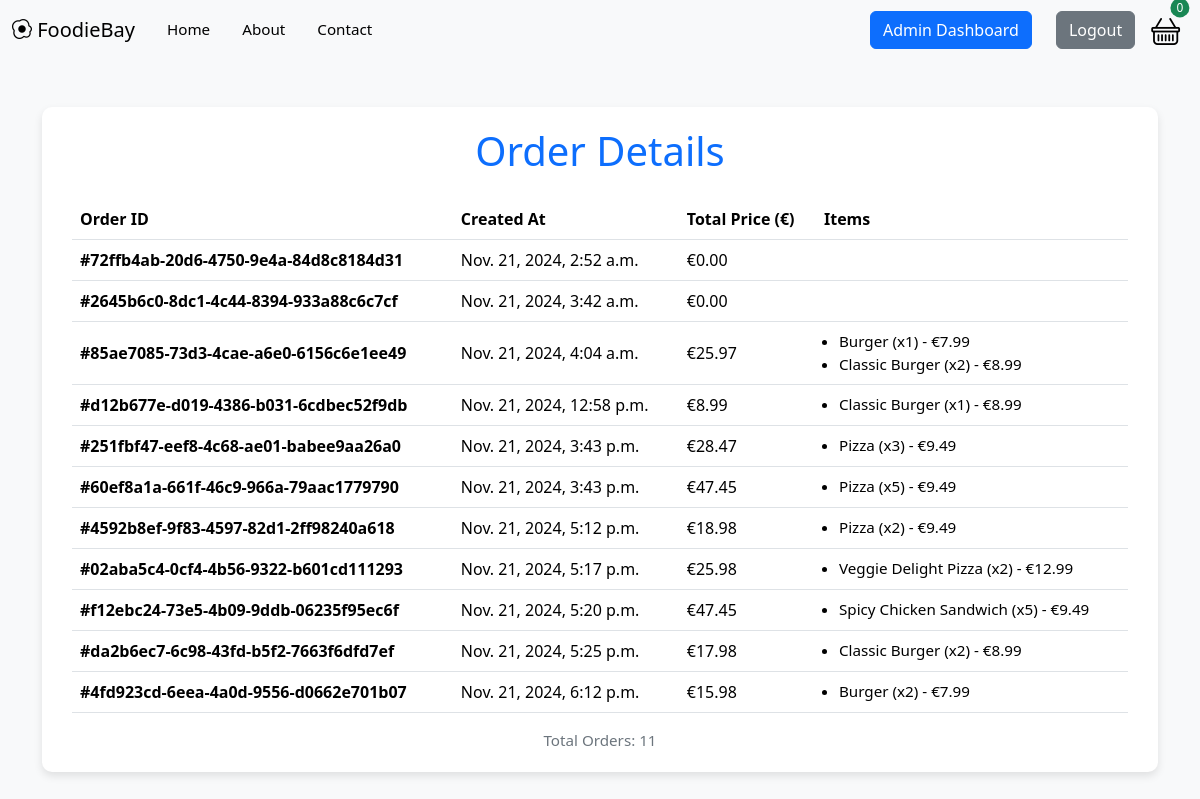
The app's page /order-details/ (signed in), older data.
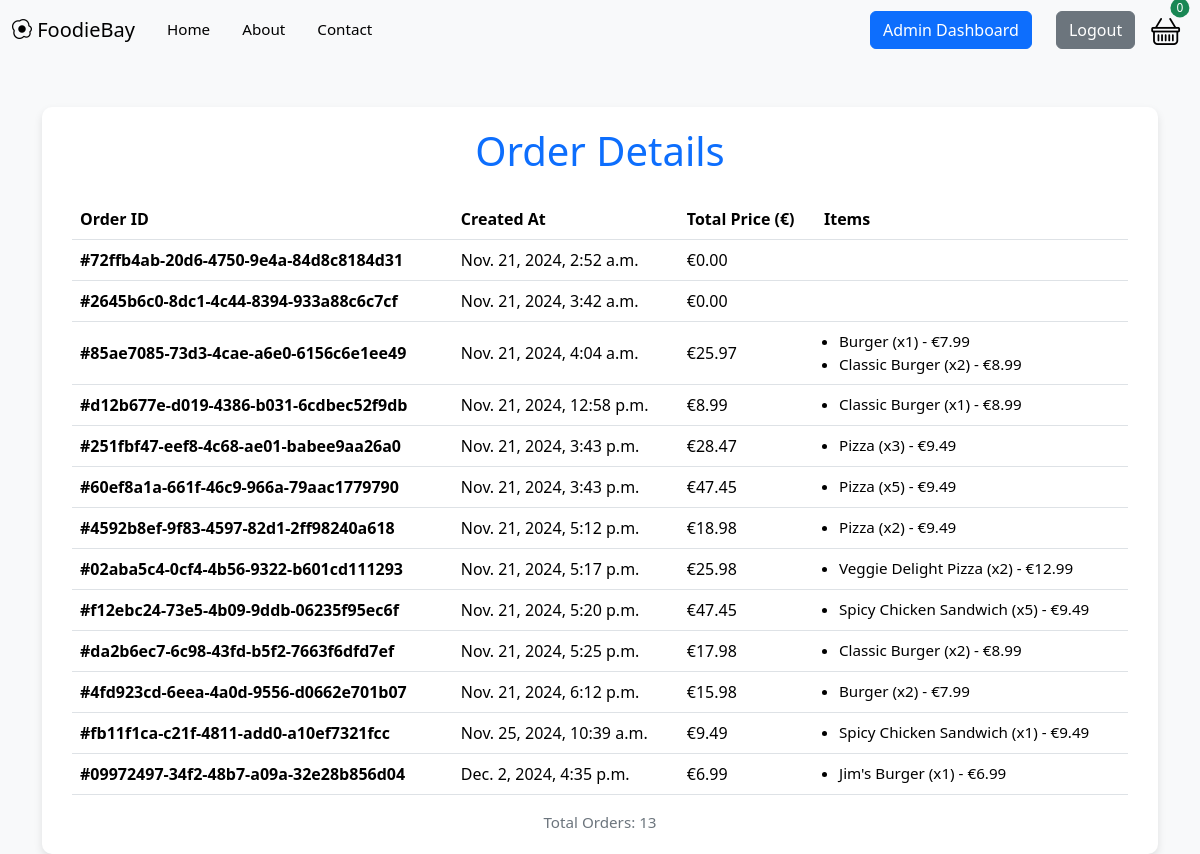
The same page, newer data.
### FoodieBay/models.py (models this page shows, shortened)
class Order(models.Model):
    order_id = models.UUIDField(default=uuid.uuid4, editable=False, unique=True)
    created_at = models.DateTimeField(default=now, editable=False)
    items = models.JSONField()  # Stores cart items in JSON format
    total_price = models.DecimalField(max_digits=10, decimal_places=2)

### FoodieBay/views.py (the view)
# urls.py: path('order-details/', views.order_details, name='order_details'),
@login_required
@user_passes_test(lambda user: user.is_superuser, login_url='access-denied/')
def order_details(request):
    order = Order.objects.all()
    return render(request, 'order_details.html', {'orders': order})

### cart/cart.py (called while the page is built)
    def __len__(self):
        return len(self.cart)

### cart/context_processor.py (called while the page is built)
def cart(request):
    return {'cart': Cart(request)}

### FoodieBay/templates/order_details.html (shortened to what this page needs)
<!DOCTYPE html>
<html lang="en">
<head>
  <link href="https://cdn.jsdelivr.net/npm/bootstrap@5.3.3/dist/css/bootstrap.min.css" rel="stylesheet">
</head>
<body>
  {% include 'navbar.html' %}
  <div class="container mt-5">
    <div class="table-container">
      <h1 class="text-center mb-4 text-primary">Order Details</h1>
      <table class="table table-hover align-middle">
        <thead>
          <tr>
            <th scope="col">Order ID</th>
            <th scope="col">Created At</th>
            <th scope="col">Total Price (€)</th>
            <th scope="col">Items</th>
          </tr>
        </thead>
        <tbody>
          {% for order in orders %}
            <tr>
              <td class="order-id">#{{ order.order_id }}</td>
              <td>{{ order.created_at }}</td>
              <td>€{{ order.total_price }}</td>
              <td>
                <ul>
                  {% for item in order.items %}
                    <li>{{ item.product_name }} (x{{ item.quantity }}) - €{{ item.price }}</li>
                  {% endfor %}
                </ul>
              </td>
            </tr>
          {% empty %}
            <tr>
              <td colspan="4" class="text-center empty-row">No orders found.</td>
            </tr>
          {% endfor %}
        </tbody>
      </table>
      {% if orders %}
        <div class="table-footer">Total Orders: {{ orders|length }}</div>
      {% endif %}
    </div>
  </div>
</body>
</html>

### FoodieBay/templates/navbar.html (shortened to what this page needs)
      {% load static %}
            <link rel="stylesheet" href="https://cdn.jsdelivr.net/npm/bootstrap-icons@1.11.3/font/bootstrap-icons.min.css">
      <nav class="navbar navbar-expand-lg bg-body-tertiary" >
         <div class="container-fluid">
            <a class="navbar-brand" href="#"> <i class="bi bi-egg-fried"></i> FoodieBay</a>
            <div class="collapse navbar-collapse" id="navbarTogglerDemo03">
               <ul class="navbar-nav me-auto mb-2 mb-lg-0">
                  <li class="nav-item">
                     <a class="nav-link active mx-2" aria-current="page" href="/">Home</a>
                  </li>
                  <li class="nav-item">
                     <a class="nav-link active mx-2" aria-current="about us" href="/about">About</a>
                  </li>
                  <li class="nav-item">
                     <a class="nav-link active mx-2" aria-current="contact us" href="/contact">Contact</a>
                  </li>
               </ul>
               {% if user.is_superuser %}
                   <a href="{% url 'dashboard' %}" class="btn btn-primary me-4">Admin Dashboard</a>
               {% endif %}
               {% if user.is_authenticated %}
               <a class="btn btn-secondary me-3" aria-current="contact us" href="/logout">Logout</a>
               {% else %}
               <a class="btn btn-secondary me-3" aria-current="contact us" href="/login">Login</a>
               {% endif %}
               <a href="{% url 'cart' %}" class="cart-button d-flex align-items-center text-decoration-none">
                  <div class="cart-icon-container position-relative">
                     <i class="bi bi-basket text-black" style="font-size: 1.8rem;"></i>
                     <span
                        id="cart_quantity"
                        class="cart-badge position-absolute top-0 start-100 translate-middle bg-success text-white rounded-circle"
                        style="font-size: 0.75rem; width: 1.2rem; height: 1.2rem; display: flex; justify-content: center; align-items: center;"
                     >
                        {{cart|length}}
                     </span>
                  </div>
               </a>
            </div>
         </div>
      </nav>

### FoodieBay/templates/order_details.html (style rules this page uses)
body { background-color: #f8f9fa; }
.table-container { background: white; padding: 20px 30px; border-radius: 10px; box-shadow: 0 4px 8px rgba(0, 0, 0, 0.1); }
.table thead { background-color: #007bff; color: white; }
.order-id { font-weight: bold; color: #007bff; }
ul { padding-left: 15px; margin: 0; list-style-type: disc; }
ul li { font-size: 0.95rem; }
.table-footer { text-align: center; font-size: 0.95rem; margin-top: 10px; color: #6c757d; }

Row changes from the older to the newer data that the page shows:
added Order: order_id "fb11f1ca-c21f-4811-add0-a10ef7321fcc", created_at "Nov. 25, 2024, 10:39 a.m.", total_price "9.49", product_name "Spicy Chicken Sandwich", quantity "1", price "9.49"
added Order: order_id "09972497-34f2-48b7-a09a-32e28b856d04", created_at "Dec. 2, 2024, 4:35 p.m.", total_price "6.99", product_name "Jim's Burger", quantity "1", price "6.99"
Text that changed along with them:
{{ orders|length }}: "11" → "13"
